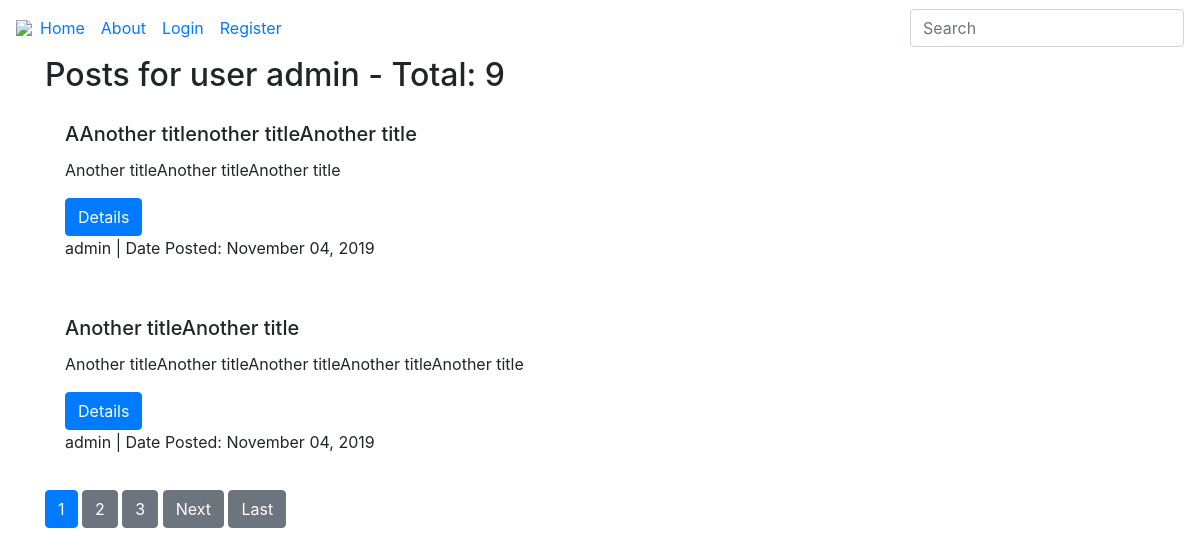
The page /blog/user/admin/ on the database its author committed.
### blog/models.py (models this page shows, shortened)
class Post(models.Model):
    title = models.CharField(max_length=100)
    content = models.TextField()
    date_posted = models.DateTimeField(default=timezone.now)
    author = models.ForeignKey(User, on_delete=models.CASCADE)

### blog/views.py (the view)
# urls.py: path('user/<str:username>/', UserPostListView.as_view(), name='user-posts'),
class UserPostListView(ListView):
    model = Post
    template_name = 'blog/user_posts.html' # convention if not overwritten "app/model_type.html" (i.e. blog/post_list.html)
    context_object_name = 'posts'
    ordering = ['date_posted']
    paginate_by = 2
    def get_queryset(self):
        user = get_object_or_404(User, username=self.kwargs.get('username'))
        return Post.objects.filter(author=user).order_by('-date_posted')

### blog/templates/blog/user_posts.html (shortened to what this page needs)
{% extends "blog/base.html" %}
{% block content %}
    <h2>Posts for user {{view.kwargs.username}} - Total: {{page_obj.paginator.count}}</h2>
    {% for post in posts %}
        <div class="card-body">
            <h5 class="card-title">{{post.title}}</h5>
            <p class="card-text">{{post.content}}</p>
            <a href="{% url 'post-detail' post.id %}" class="btn btn-primary">Details</a>
            <p>{{post.author}} | Date Posted: {{post.date_posted|date:"F d, Y"}}</p>
        </div>
    {% endfor %}
    {% if is_paginated %}
        {% for num in page_obj.paginator.page_range %}
            {% if page_obj.number == num %}
            <a class="btn btn-primary" href="?page={{num}}">{{num}}</a>
            {% elif num > page_obj.number|add:'-3' and num < page_obj.number|add:'3' %}
                <a class="btn btn-secondary" href="?page={{num}}">{{num}}</a>
            {% endif %}
        {% endfor %}
        {% if page_obj.has_next %}
            <a class="btn btn-secondary" href="?page={{page_obj.next_page_number}}">Next</a>
            <a class="btn btn-secondary" href="?page={{page_obj.paginator.num_pages}}">Last</a>
        {% endif %}
    {% endif %}
{% endblock content %}

### rows shown on the page
Post: title "AAnother titlenother titleAnother title", content "Another titleAnother titleAnother title", author "admin", date_posted "November 04, 2019"
Post: title "Another titleAnother title", content "Another titleAnother titleAnother titleAnother titleAnother title", author "admin", date_posted "November 04, 2019"

### other values the page prints
{{ view.kwargs.username }} "admin"
{{ page_obj.paginator.count }} "9"
{{ num }} "1"
{{ num }} "2" "3"
